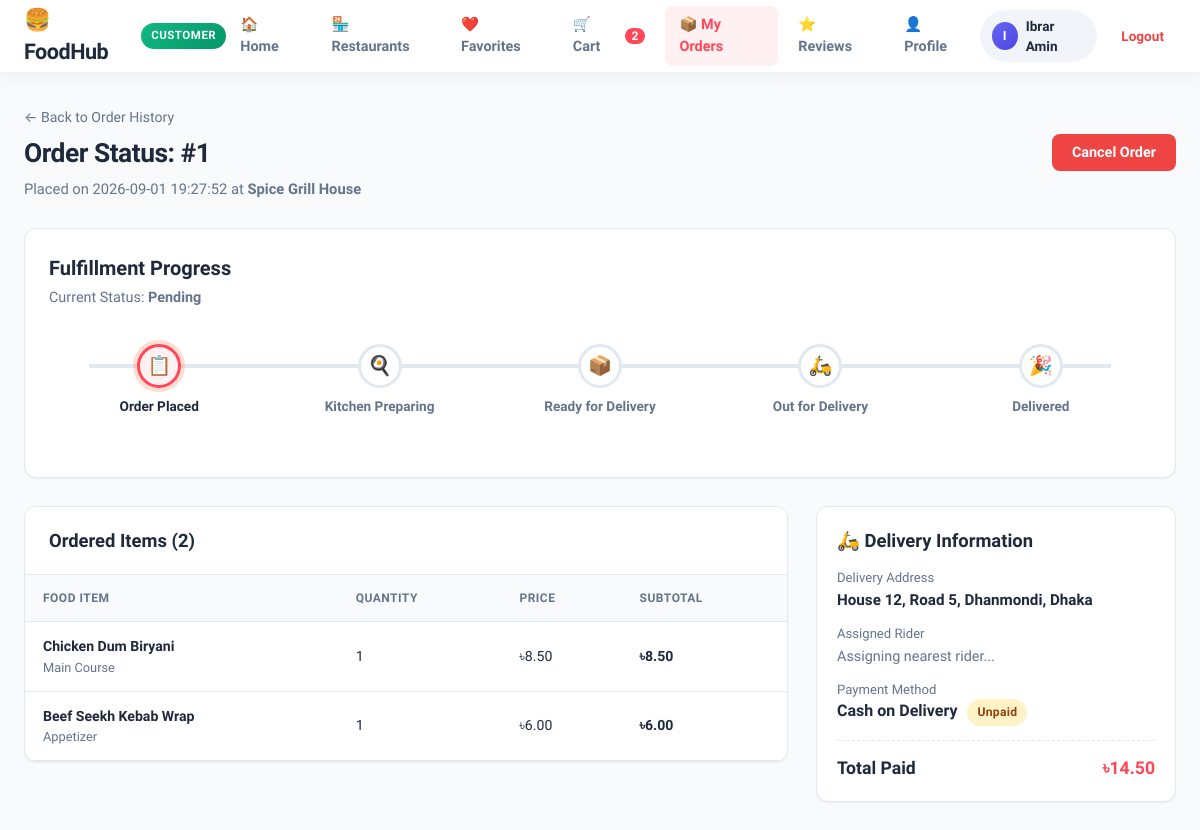
/customer/order_track.php?order_id=1 (signed in), run on the app's committed database.
### tables this page shows
CREATE TABLE orders (
    order_id INT AUTO_INCREMENT PRIMARY KEY,
    customer_id INT NOT NULL,
    restaurant_id INT NOT NULL,
    total_amount DECIMAL(10, 2) NOT NULL,
    order_status ENUM('Pending', 'Preparing', 'Ready for Delivery', 'Out for Delivery', 'Delivered', 'Cancelled') DEFAULT 'Pending',
    delivery_address TEXT NOT NULL,
    payment_method VARCHAR(50) DEFAULT 'Cash on Delivery',
    payment_status ENUM('Unpaid', 'Paid') DEFAULT 'Unpaid',
    created_at TIMESTAMP DEFAULT CURRENT_TIMESTAMP,
    updated_at TIMESTAMP DEFAULT CURRENT_TIMESTAMP ON UPDATE CURRENT_TIMESTAMP,
    FOREIGN KEY (customer_id) REFERENCES users(user_id) ON DELETE CASCADE,
    FOREIGN KEY (restaurant_id) REFERENCES restaurants(restaurant_id) ON DELETE CASCADE
);

CREATE TABLE restaurants (
    restaurant_id INT AUTO_INCREMENT PRIMARY KEY,
    user_id INT NOT NULL,
    name VARCHAR(150) NOT NULL,
    description TEXT,
    address VARCHAR(255) NOT NULL,
    phone VARCHAR(20),
    status ENUM('Pending', 'Approved', 'Rejected', 'Suspended') DEFAULT 'Pending',
    created_at TIMESTAMP DEFAULT CURRENT_TIMESTAMP,
    updated_at TIMESTAMP DEFAULT CURRENT_TIMESTAMP ON UPDATE CURRENT_TIMESTAMP,
    FOREIGN KEY (user_id) REFERENCES users(user_id) ON DELETE CASCADE
);

CREATE TABLE order_items (
    order_item_id INT AUTO_INCREMENT PRIMARY KEY,
    order_id INT NOT NULL,
    item_id INT NOT NULL,
    quantity INT NOT NULL DEFAULT 1,
    price DECIMAL(10, 2) NOT NULL,
    subtotal DECIMAL(10, 2) NOT NULL,
    FOREIGN KEY (order_id) REFERENCES orders(order_id) ON DELETE CASCADE,
    FOREIGN KEY (item_id) REFERENCES food_items(item_id) ON DELETE CASCADE
);

CREATE TABLE food_items (
    item_id INT AUTO_INCREMENT PRIMARY KEY,
    restaurant_id INT NOT NULL,
    name VARCHAR(150) NOT NULL,
    description TEXT,
    price DECIMAL(10, 2) NOT NULL,
    category VARCHAR(50) DEFAULT 'Main Course',
    status ENUM('Available', 'Unavailable') DEFAULT 'Available',
    created_at TIMESTAMP DEFAULT CURRENT_TIMESTAMP,
    updated_at TIMESTAMP DEFAULT CURRENT_TIMESTAMP ON UPDATE CURRENT_TIMESTAMP,
    FOREIGN KEY (restaurant_id) REFERENCES restaurants(restaurant_id) ON DELETE CASCADE
);

### customer/order_track.php (called while the page is built)
<?php
require_once __DIR__ . '/../views/customer/order_track.php';

### controllers/customer/order_track_controller.php (called while the page is built, shortened)
<?php
require_once __DIR__ . '/../../config/db.php';
require_once __DIR__ . '/../../models/customer_model.php';
$customer_id = intval($_SESSION['user_id']);
$order_id    = intval($_GET['order_id'] ?? 0);
$order = get_customer_order_details($conn, $order_id, $customer_id);
$can_cancel = in_array($order['order_status'], ['Pending', 'Preparing'], true);

### models/customer_model.php (called while the page is built, shortened)
<?php
function get_customer_order_details($conn, $order_id, $customer_id) {
    $safe_ord_id  = intval($order_id);
    $safe_cust_id = intval($customer_id);
    $sql = "
        SELECT
            o.order_id,
            o.customer_id,
            o.restaurant_id,
            o.total_amount,
            o.order_status,
            o.delivery_address,
            o.payment_method,
            o.payment_status,
            o.created_at,
            r.name AS restaurant_name,
            r.phone AS restaurant_phone,
            r.address AS restaurant_address,
            d.delivery_id,
            d.delivery_status,
            d.assigned_at,
            d.delivered_at,
            rider.name AS rider_name,
            rider.phone AS rider_phone
        FROM orders o
        JOIN restaurants r ON o.restaurant_id = r.restaurant_id
        LEFT JOIN deliveries d ON o.order_id = d.order_id
        LEFT JOIN users rider ON d.rider_id = rider.user_id
        WHERE o.order_id = $safe_ord_id AND o.customer_id = $safe_cust_id
        LIMIT 1
    ";
    $result = mysqli_query($conn, $sql);
    $order = mysqli_fetch_assoc($result);
    $items_sql = "
        SELECT
            oi.order_item_id,
            oi.item_id,
            oi.quantity,
            oi.price,
            oi.subtotal,
            f.name AS item_name,
            f.category,
            f.description,
            rev.review_id,
            rev.rating AS user_rating,
            rev.comment AS user_comment
        FROM order_items oi
        JOIN food_items f ON oi.item_id = f.item_id
        LEFT JOIN reviews rev ON rev.order_id = oi.order_id
                             AND rev.item_id = oi.item_id
                             AND rev.customer_id = $safe_cust_id
        WHERE oi.order_id = $safe_ord_id
        ORDER BY oi.order_item_id ASC
    ";
    $items_res = mysqli_query($conn, $items_sql);
    $order['items'] = [];
    if ($items_res) {
        while ($item = mysqli_fetch_assoc($items_res)) {
            $order['items'][] = $item;
        }
    }
    return $order;
}

### views/customer/order_track.php (the view, shortened to what this page needs)
<?php
require_once __DIR__ . '/../../controllers/customer/order_track_controller.php';
require_once __DIR__ . '/../partials/header.php';
require_once __DIR__ . '/../partials/navbar.php';
$st = $order['order_status'];
$step_index = 1;
if ($st === 'Pending') $step_index = 1;
elseif ($st === 'Preparing') $step_index = 2;
elseif ($st === 'Ready for Delivery') $step_index = 3;
elseif ($st === 'Out for Delivery') $step_index = 4;
elseif ($st === 'Delivered') $step_index = 5;
?>
<div class="main-wrapper">
    <div class="page-header">
        <div>
            <a href="order_history.php" style="color: var(--text-muted); text-decoration: none; font-size: 0.88rem; display: inline-block; margin-bottom: 6px;">
                ← Back to Order History
            </a>
            <h1 class="page-title">Order Status: #<?php echo $order['order_id']; ?></h1>
            <p class="page-subtitle">Placed on <?php echo htmlspecialchars($order['created_at']); ?> at <strong><?php echo htmlspecialchars($order['restaurant_name']); ?></strong></p>
        </div>
        <?php if ($can_cancel): ?>
            <form action="actions/cancel_order.php" method="POST" onsubmit="return confirm('Are you sure you want to cancel this order?');">
                <button type="submit" class="btn btn-danger">Cancel Order</button>
            </form>
        <?php endif; ?>
    </div>
    <div class="card" style="margin-bottom: 28px; padding: 24px;">
        <h2 style="font-size: 1.25rem; font-weight: 700; margin-bottom: 4px;">Fulfillment Progress</h2>
        <p style="font-size: 0.9rem; color: var(--text-muted);">Current Status: <strong><?php echo htmlspecialchars($st); ?></strong></p>
        <?php if ($st === 'Cancelled'): ?>
            <div class="alert alert-error" style="margin-top: 16px;">
                <span>❌</span>
                <span>This order was cancelled and will not be delivered.</span>
            </div>
        <?php else: ?>
            <div class="timeline-stepper">
                <div class="timeline-step <?php echo ($step_index >= 1) ? (($step_index > 1) ? 'completed' : 'active') : ''; ?>">
                    <div class="step-icon">📋</div>
                    <div class="step-title">Order Placed</div>
                </div>
                <div class="timeline-step <?php echo ($step_index >= 2) ? (($step_index > 2) ? 'completed' : 'active') : ''; ?>">
                    <div class="step-icon">🍳</div>
                    <div class="step-title">Kitchen Preparing</div>
                </div>
                <div class="timeline-step <?php echo ($step_index >= 3) ? (($step_index > 3) ? 'completed' : 'active') : ''; ?>">
                    <div class="step-icon">📦</div>
                    <div class="step-title">Ready for Delivery</div>
                </div>
                <div class="timeline-step <?php echo ($step_index >= 4) ? (($step_index > 4) ? 'completed' : 'active') : ''; ?>">
                    <div class="step-icon">🛵</div>
                    <div class="step-title">Out for Delivery</div>
                </div>
                <div class="timeline-step <?php echo ($step_index >= 5) ? 'completed' : ''; ?>">
                    <div class="step-icon">🎉</div>
                    <div class="step-title">Delivered</div>
                </div>
            </div>
        <?php endif; ?>
    </div>
    <div class="cart-layout">
        <div>
            <div class="card" style="margin-bottom: 24px;">
                <div class="card-header">
                    <h2 class="card-title">Ordered Items (<?php echo count($order['items']); ?>)</h2>
                </div>
                <div class="table-responsive">
                    <table class="data-table">
                        <thead>
                            <tr>
                                <th>Food Item</th>
                                <th>Quantity</th>
                                <th>Price</th>
                                <th>Subtotal</th>
                            </tr>
                        </thead>
                        <tbody>
                            <?php foreach ($order['items'] as $it): ?>
                            <tr>
                                <td>
                                    <strong><?php echo htmlspecialchars($it['item_name']); ?></strong>
                                    <div style="font-size: 0.8rem; color: var(--text-muted);"><?php echo htmlspecialchars($it['category']); ?></div>
                                </td>
                                <td><?php echo $it['quantity']; ?></td>
                                <td>৳<?php echo number_format((float)$it['price'], 2); ?></td>
                                <td><strong>৳<?php echo number_format((float)$it['subtotal'], 2); ?></strong></td>
                            </tr>
                            <?php endforeach; ?>
                        </tbody>
                    </table>
                </div>
            </div>
        </div>
        <div>
            <div class="card" style="margin-bottom: 24px; padding: 20px;">
                <h3 style="font-size: 1.15rem; font-weight: 700; margin-bottom: 14px;">🛵 Delivery Information</h3>
                <div style="margin-bottom: 12px;">
                    <span style="font-size: 0.82rem; color: var(--text-muted); display: block;">Delivery Address</span>
                    <strong style="font-size: 0.95rem;"><?php echo htmlspecialchars($order['delivery_address']); ?></strong>
                </div>
                <div style="margin-bottom: 12px;">
                    <span style="font-size: 0.82rem; color: var(--text-muted); display: block;">Assigned Rider</span>
                    <?php if (!empty($order['rider_name'])): ?>
                        <div style="font-weight: 700; color: var(--text-main);">
                            🚴 <?php echo htmlspecialchars($order['rider_name']); ?>
                        </div>
                        <?php if (!empty($order['rider_phone'])): ?>
                            <div style="font-size: 0.85rem; color: var(--primary);">📞 <?php echo htmlspecialchars($order['rider_phone']); ?></div>
                        <?php endif; ?>
                    <?php else: ?>
                        <span style="color: var(--text-muted); font-size: 0.9rem;">Assigning nearest rider...</span>
                    <?php endif; ?>
                </div>
                <div style="margin-bottom: 12px;">
                    <span style="font-size: 0.82rem; color: var(--text-muted); display: block;">Payment Method</span>
                    <strong><?php echo htmlspecialchars($order['payment_method']); ?></strong>
                    <span class="badge <?php echo ($order['payment_status'] === 'Paid') ? 'badge-delivered' : 'badge-pending'; ?>" style="margin-left: 6px;">
                        <?php echo htmlspecialchars($order['payment_status']); ?>
                    </span>
                </div>
                <div style="border-top: 1px dashed var(--border-color); padding-top: 14px; margin-top: 14px;">
                    <div style="display: flex; justify-content: space-between; font-size: 1.1rem; font-weight: 800;">
                        <span>Total Paid</span>
                        <span style="color: var(--primary);">৳<?php echo number_format((float)$order['total_amount'], 2); ?></span>
                    </div>
                </div>
            </div>
        </div>
    </div>
</div>
<?php require_once __DIR__ . '/../partials/footer.php'; ?>

### assets/css/style.css (style rules this page uses)
:root { --primary: #ff4757; --primary-hover: #ee3747; --primary-light: #fff0f1; --primary-dark: #c0392b; --secondary: #2f3542; --secondary-hover: #1e2229; --bg-main: #f8fafc; --bg-card: #ffffff; --text-main: #1e293b; --text-muted: #64748b; --border-color: #e2e8f0; --border-light: #f1f5f9; --shadow-sm: 0 1px 2px 0 rgba(0, 0, 0, 0.05); --shadow-md: 0 4px 6px -1px rgba(0, 0, 0, 0.07), 0 2px 4px -2px rgba(0, 0, 0, 0.05); --shadow-lg: 0 10px 15px -3px rgba(0, 0, 0, 0.08), 0 4px 6px -4px rgba(0, 0, 0, 0.04); --radius-sm: 8px; --radius-md: 12px; --radius-lg: 16px; --success: #10b981; --success-bg: #ecfdf5; --warning: #f59e0b; --warning-bg: #fffbeb; --danger: #ef4444; --danger-bg: #fef2f2; --info: #3b82f6; --info-bg: #eff6ff; }
* { margin: 0; padding: 0; box-sizing: border-box; }
body { font-family: 'Plus Jakarta Sans', -apple-system, BlinkMacSystemFont, 'Segoe UI', Roboto, sans-serif; background-color: var(--bg-main); color: var(--text-main); line-height: 1.5; min-height: 100vh; }
.main-wrapper { max-width: 1280px; margin: 0 auto; padding: 32px 24px; }
.page-header { display: flex; align-items: center; justify-content: space-between; margin-bottom: 28px; flex-wrap: wrap; gap: 16px; }
.page-title { font-size: 1.65rem; font-weight: 800; color: var(--text-main); letter-spacing: -0.5px; }
.page-subtitle { color: var(--text-muted); font-size: 0.92rem; margin-top: 4px; }
.card { background: var(--bg-card); border: 1px solid var(--border-color); border-radius: var(--radius-md); box-shadow: var(--shadow-sm); margin-bottom: 32px; overflow: hidden; }
.card-header { padding: 20px 24px; border-bottom: 1px solid var(--border-color); display: flex; align-items: center; justify-content: space-between; background: #ffffff; flex-wrap: wrap; gap: 12px; }
.card-title { font-size: 1.15rem; font-weight: 700; color: var(--text-main); margin-bottom: 0; }
.btn { display: inline-flex; align-items: center; justify-content: center; gap: 8px; padding: 10px 20px; font-size: 0.9rem; font-weight: 600; font-family: inherit; border-radius: var(--radius-sm); border: none; cursor: pointer; text-decoration: none; transition: all 0.2s ease; }
.btn-danger { background: var(--danger); color: #ffffff; }
.table-responsive { overflow-x: auto; width: 100%; }
.data-table { width: 100%; border-collapse: collapse; text-align: left; font-size: 0.88rem; }
.data-table th { background: #f8fafc; color: var(--text-muted); font-weight: 700; text-transform: uppercase; font-size: 0.75rem; letter-spacing: 0.5px; padding: 14px 18px; border-bottom: 1px solid var(--border-color); }
.data-table td { padding: 14px 18px; border-bottom: 1px solid var(--border-color); color: var(--text-main); vertical-align: middle; }
.badge { display: inline-flex; align-items: center; padding: 4px 10px; border-radius: 20px; font-size: 0.76rem; font-weight: 700; letter-spacing: 0.3px; text-decoration: none; }
.badge-pending { background: #fef3c7; color: #92400e; }

### assets/css/customer.css (style rules this page uses)
.cart-layout { display: grid; grid-template-columns: 1fr 360px; gap: 28px; align-items: start; }
.timeline-stepper { display: flex; justify-content: space-between; position: relative; margin: 36px 0; }
.timeline-stepper::before { content: ""; position: absolute; top: 20px; left: 40px; right: 40px; height: 4px; background: var(--border-color); z-index: 1; }
.timeline-step { position: relative; z-index: 2; text-align: center; display: flex; flex-direction: column; align-items: center; flex: 1; }
.step-icon { width: 44px; height: 44px; border-radius: 50%; background: #ffffff; border: 3px solid var(--border-color); display: flex; align-items: center; justify-content: center; font-size: 1.2rem; margin-bottom: 8px; transition: all 0.3s ease; }
.timeline-step.active .step-icon { border-color: var(--primary); background: var(--primary-light); box-shadow: 0 0 0 4px rgba(255, 87, 34, 0.2); }
.step-title { font-size: 0.85rem; font-weight: 700; color: var(--text-muted); }
.timeline-step.active .step-title, .timeline-step.completed .step-title { color: var(--text-main); }

### data on the page
orders: order_id "1", created_at "2026-09-01 19:27:52", restaurant.name "Spice Grill House", order_status "Pending", delivery_address "House 12, Road 5, Dhanmondi, Dhaka", payment_method "Cash on Delivery", payment_status "Unpaid", total_amount "14.50"
order_items: item.name "Chicken Dum Biryani", item.category "Main Course", quantity "1", price "8.50", subtotal "8.50"
order_items: item.name "Beef Seekh Kebab Wrap", item.category "Appetizer", quantity "1", price "6.00", subtotal "6.00"

### other printed values
$cart_count "2"
substr($display_username, 0, 1) "I"
$display_username "Ibrar Amin"
count($order['items']) "2"
